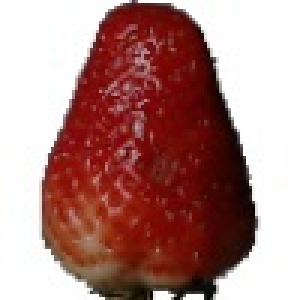
#> input picture Image Processing/images/strawberry.jpg, 100 x 100 px (shown 3 times larger); its folder holds 7 pictures in this run
$ jupyter execute 'histogram&Filtering.ipynb'
#> lines starting #> are read from the running program, lines starting #| are printed output that depends on the picture
# Histograms & Filtering
This notebook covers grayscale histogram analysis, histogram equalization, CLAHE, noise filtering, and manual convolution with Sobel filtering.

[cell 1]
import cv2
import numpy as np
import matplotlib.pyplot as plt
import os

plt.rcParams['figure.dpi'] = 100

def show_row(titles, imgs, cmaps=None, figsize=(16,4)):
    if cmaps is None:
        cmaps = [None] * len(imgs)
    fig, axes = plt.subplots(1, len(imgs), figsize=figsize)
    if len(imgs) == 1:
        axes = [axes]
    for ax, title, img, cmap in zip(axes, titles, imgs, cmaps):
        ax.imshow(img, cmap=cmap)
        ax.set_title(title)
        ax.axis('off')
    plt.tight_layout()
    plt.show()

base = os.path.join('images')

## 7. Strawberry histogram and exposure
Load strawberry.jpg as grayscale and plot its histogram. Inspect whether the image is well exposed and what the histogram shape says about contrast.

[cell 2]
straw = cv2.imread(os.path.join(base, 'strawberry.jpg'), cv2.IMREAD_GRAYSCALE)
#> straw: shape (100, 100); min 3, max 255, mean 146.3
if straw is None:
    raise FileNotFoundError('strawberry.jpg not found')

plt.figure(figsize=(6,4))
plt.imshow(straw, cmap='gray')
plt.title('Strawberry (grayscale)')
plt.axis('off')
plt.show()

plt.figure(figsize=(8,4))
plt.hist(straw.ravel(), bins=256, range=(0,255), color='black')
plt.title('Histogram of strawberry.jpg (grayscale)')
plt.xlabel('Pixel intensity')
plt.ylabel('Count')
plt.xlim([0,255])
plt.show()
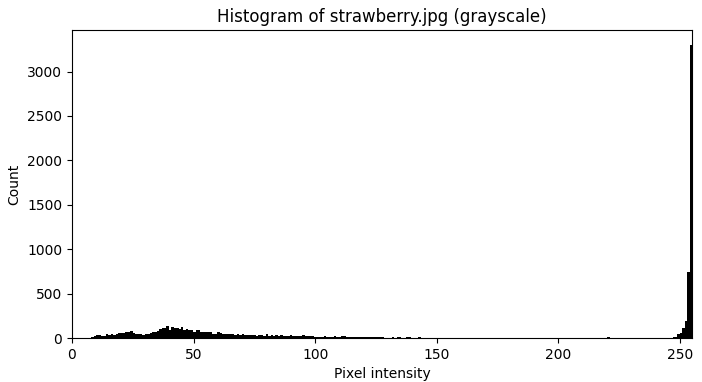
#> figure drawn by matplotlib, 1 panel; tallest bar 3303 high, from x = 254 to 255

mean_val = np.mean(straw)
#> mean_val = 146.3
std_val = np.std(straw)
#> std_val = 101.7
print(f'Mean intensity: {mean_val:.1f}, std: {std_val:.1f}')
#| Mean intensity: 146.3, std: 101.7

A histogram concentrated in the midtones indicates moderate exposure and limited contrast; a wide spread suggests higher contrast.

## 8. Global histogram equalization and CLAHE
Apply global histogram equalization and CLAHE with clip limits 2.0 and 8.0, then compare the results.

[cell 3]
equalized = cv2.equalizeHist(straw)
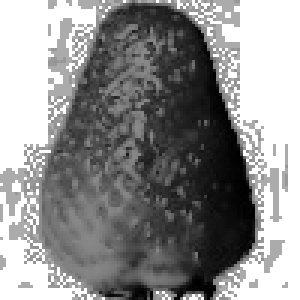
#> equalized: shape (100, 100) (shown 3 times larger); min 0, max 255, mean 142.6
clahe2 = cv2.createCLAHE(clipLimit=2.0, tileGridSize=(8,8)).apply(straw)
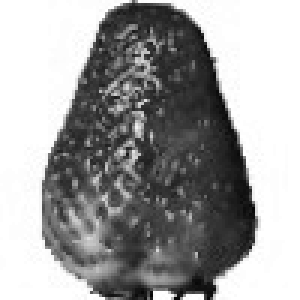
#> clahe2: shape (100, 100) (shown 3 times larger); min 5, max 255, mean 158.9
clahe8 = cv2.createCLAHE(clipLimit=8.0, tileGridSize=(8,8)).apply(straw)
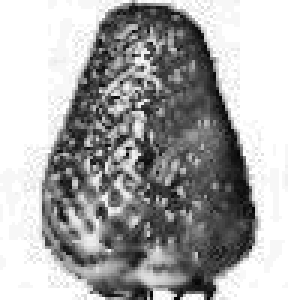
#> clahe8: shape (100, 100) (shown 3 times larger); min 3, max 255, mean 170.3

show_row(
    ['Original', 'Equalized (global)', 'CLAHE 2.0', 'CLAHE 8.0'],
    [straw, equalized, clahe2, clahe8],
    ['gray'] * 4,
    figsize=(18,4)
)
#> the loop in show_row, `for ax, title, img, cmap in zip(axes, titles, imgs, cmaps):` made 4 passes
#> title on passes 1 to 4: 'Original', 'Equalized (global)', 'CLAHE 2.0', 'CLAHE 8.0'

CLAHE with clipLimit=2.0 typically improves local contrast with fewer artifacts.
CLAHE with clipLimit=8.0 may over-amplify details and produce a harsher look.

## 9. Noise experiment on orange.jpg
Add Gaussian noise to orange.jpg, then compare Gaussian blur, median filter, and bilateral filter.

[cell 4]
orange_bgr = cv2.imread(os.path.join(base, 'orange.jpg'))
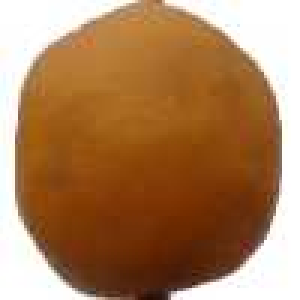
#> input picture Image Processing/images/orange.jpg, 100 x 100 px (shown 3 times larger)
#> orange_bgr is the input picture: shape (100, 100, 3); mean B, G, R 91.2, 128.8, 171.3
if orange_bgr is None:
    raise FileNotFoundError('orange.jpg not found')
orange = cv2.cvtColor(orange_bgr, cv2.COLOR_BGR2RGB)

rng = np.random.default_rng(12345)
noise = rng.normal(0, 25, orange.shape).astype(np.float32)
noisy = np.clip(orange.astype(np.float32) + noise, 0, 255).astype(np.uint8)
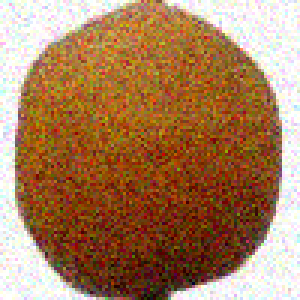
#> noisy: shape (100, 100, 3) (shown 3 times larger); mean R, G, B 168.2, 126.4, 91

gauss = cv2.GaussianBlur(noisy, (5,5), 0)
median = cv2.medianBlur(noisy, 5)
bilat = cv2.bilateralFilter(noisy, d=9, sigmaColor=75, sigmaSpace=75)
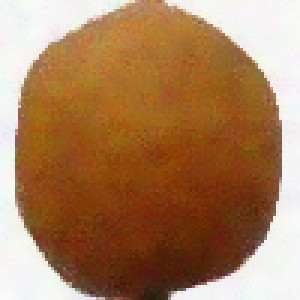
#> bilat: shape (100, 100, 3) (shown 3 times larger); mean R, G, B 168.5, 126.6, 90.6

show_row(
    ['Original orange', 'Noisy orange', 'Gaussian blur', 'Median filter', 'Bilateral filter'],
    [orange, noisy, gauss, median, bilat],
    [None] * 5,
    figsize=(22,4)
)
#> the loop in show_row (call 2), `for ax, title, img, cmap in zip(axes, titles, imgs, cmaps):` made 5 passes
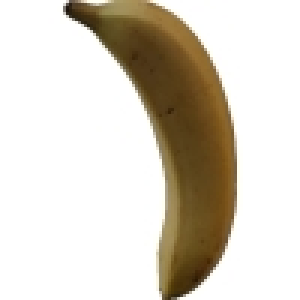
#> input picture Image Processing/images/banana.jpg, 100 x 100 px (shown 3 times larger)

Median filter often removes noise while preserving edges better than Gaussian blur.
Bilateral filter keeps edges sharper but may leave some noise.

## 10. manual convolution with Sobel X
Implement convolution from scratch and compare the result with cv2.filter2D.

[cell 5]
def conv2d(image, kernel):
    image = image.astype(np.float32)
    kernel = kernel.astype(np.float32)
    kh, kw = kernel.shape
    pad_h, pad_w = kh // 2, kw // 2
    padded = np.pad(image, ((pad_h, pad_h), (pad_w, pad_w)), mode='reflect')
    output = np.zeros_like(image, dtype=np.float32)
    for y in range(image.shape[0]):
        for x in range(image.shape[1]):
            region = padded[y:y + kh, x:x + kw]
            output[y, x] = np.sum(region * kernel)
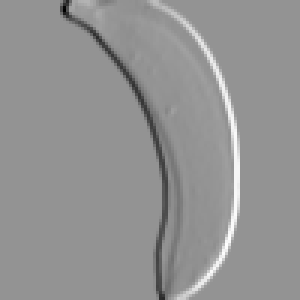
#> output: shape (100, 100) float32 (shown 3 times larger); min -913, max 665, mean 0; drawn with min black and max white
    return np.clip(output, 0, 255).astype(np.uint8)
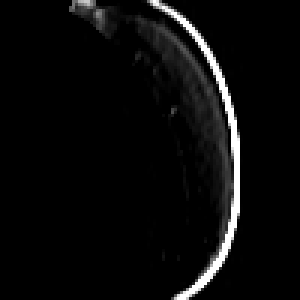
#> returned value: shape (100, 100) (shown 3 times larger); min 0, max 255, mean 10.8

banana = cv2.imread(os.path.join(base, 'banana.jpg'), cv2.IMREAD_GRAYSCALE)
if banana is None:
    raise FileNotFoundError('banana.jpg not found')
sobel_x = np.array([[-1, 0, 1], [-2, 0, 2], [-1, 0, 1]], dtype=np.float32)

manual_sobel = conv2d(banana, sobel_x)
cv_sobel = cv2.filter2D(banana, ddepth=-1, kernel=sobel_x, borderType=cv2.BORDER_REFLECT)

show_row(
    ['Banana grayscale', 'Manual Sobel X', 'cv2.filter2D Sobel X'],
    [banana, manual_sobel, cv_sobel],
    ['gray'] * 3,
    figsize=(15,4)
)
difference = np.mean(np.abs(manual_sobel.astype(np.float32) - cv_sobel.astype(np.float32)))
#> difference = 0.115
print(f'Mean absolute difference between manual convolution and cv2.filter2D: {difference:.4f}')
#| Mean absolute difference between manual convolution and cv2.filter2D: 0.1151
